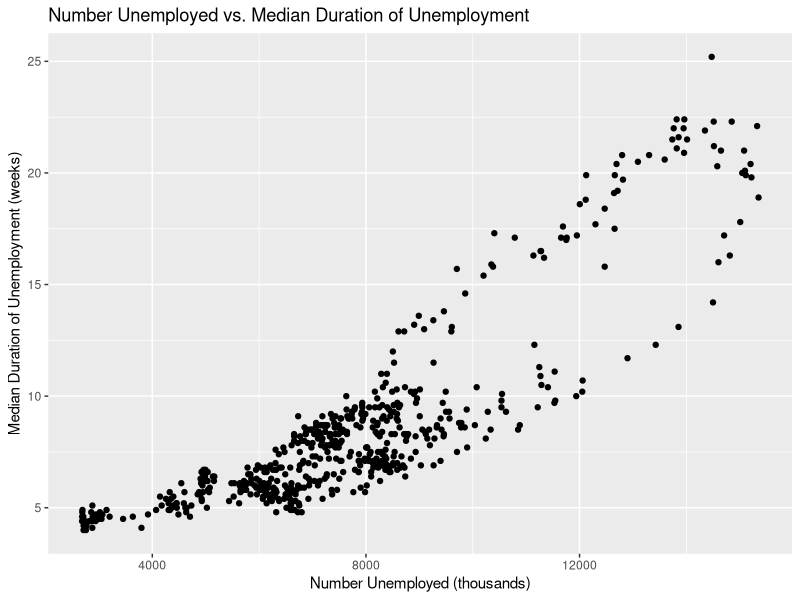
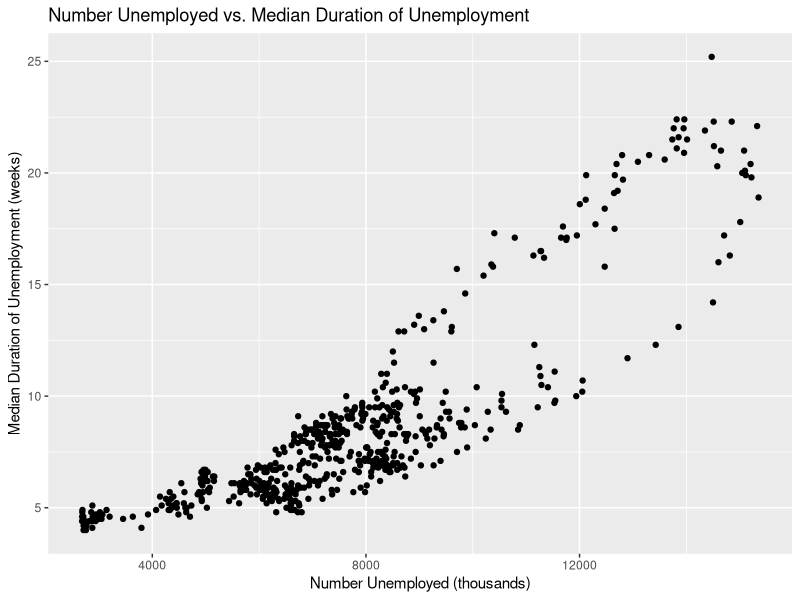

Here is the R script that generated these plots, in order:
## ---- chunk 1
#| label: ex1-create-x

X <- "This is my first assignment"
X
## ---- chunk 2
#| label: ex2-paste-examples

# a few of the classic examples from ?paste
paste("1st", "2nd", "3rd")
paste0("1st", "2nd", "3rd")
paste(1:12)
paste(month.abb, "is a month")
paste("Today is", format(Sys.time()))
## ---- chunk 3
#| label: ex2-update-x

X <- paste(X, "and I'm loving it!")
X
## ---- chunk 4
#| label: ex3-vector-y

Y <- c(2, 3, 4, 5)
Y <- Y * 2
Y
## ---- chunk 5
#| label: ex4-print-x-y

X
Y
## ---- chunk 6
#| label: ex5-max-min

max(Y)
min(Y)
## ---- chunk 7
#| label: ex6-load-ggplot2

# install.packages("ggplot2") # already installed, no need to run again
library(ggplot2)
head(economics)
## ---- chunk 8
#| label: ex7-scatterplot

plot <- ggplot(data = economics, aes(x = unemploy, y = uempmed)) +
  geom_point()

plot +
  labs(title = "Number Unemployed vs. Median Duration of Unemployment",
       x = "Number Unemployed (thousands)",
       y = "Median Duration of Unemployment (weeks)")
## ---- chunk 9
#| label: fig-unemploy-duration
#| fig-cap: "Number unemployed vs. median duration of unemployment, from the `economics` data set."
#| fig-width: 5
#| fig-asp: 0.6

economics |>
  ggplot(aes(x = unemploy, y = uempmed)) +
  geom_point() +
  labs(title = "Number Unemployed vs. Median Duration of Unemployment",
       x = "Number Unemployed (thousands)",
       y = "Median Duration of Unemployment (weeks)")
